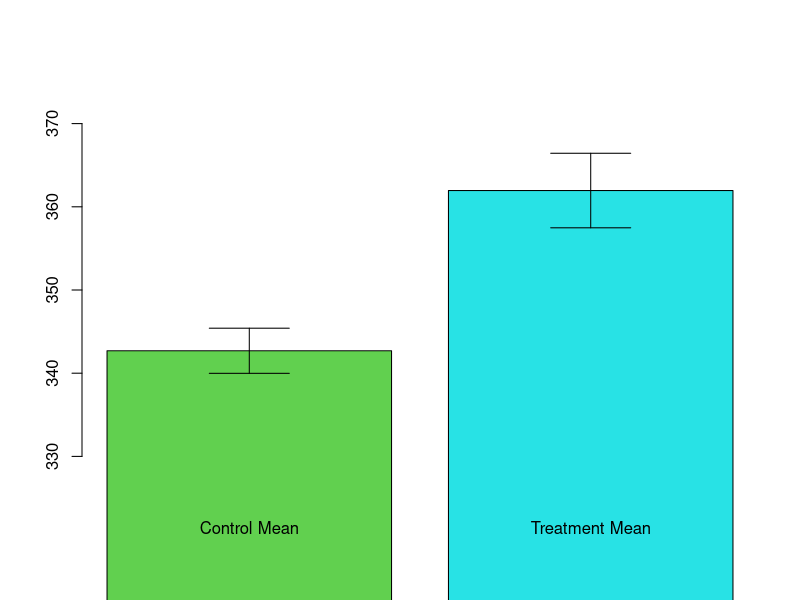

Source code (R): (Note: this script raises an error after producing the figure.)
## ---- chunk 1
library(data.table)
library(dplyr)
# Initialize dataframe
set.seed(1)
n <- 1000
eGulf <- as.data.frame(matrix(0, ncol=5,nrow=n))
colnames(eGulf) <- c("Seller_Offered_Treatment","Seller_Opted_Into_Treatment","Seller_Feedback_Count","Seller_Feedback_Score","Auction_Final_Sales_Price")
# Simulate baseline data
  # Make seller feedback count
    eGulf$Seller_Feedback_Count<-as.integer(abs(round(rnorm(n,200,100))))
  # Make feedback score loosely correlated with feedback count 
    eGulf$Seller_Feedback_Score<-round(.9+.1*eGulf$Seller_Feedback_Count/max(eGulf$Seller_Feedback_Count)-rbeta(100,1,10),2)
  # Make seller offered treatment loosely correlated with with feedback count 
    eGulf$Seller_Offered_Treatment<-rbinom(n,1,.5+eGulf$Seller_Feedback_Count/max(eGulf$Seller_Feedback_Count)/5)
  # Make seller opted_into_treatment correlated with seller_feedback_score
    eGulf$Seller_Opted_Into_Treatment<-ifelse(eGulf$Seller_Offered_Treatment==0,0,rbinom(n,1,eGulf$Seller_Feedback_Score^5)) #
  # Make final sales price also correlated with seller_feedback_score
    eGulf$Final_Sales_Price<-round(rlnorm(n, meanlog=log(400), sdlog = log(1.2))*eGulf$Seller_Feedback_Score)

    
#Prepare data for graphing
  TreatmentSalesPrices<-eGulf$Final_Sales_Price[eGulf$Seller_Opted_Into_Treatment==1]
  ControlSalesPrices<-eGulf$Final_Sales_Price[eGulf$Seller_Opted_Into_Treatment==0]
  TreatmentMean<-mean(TreatmentSalesPrices)
  ControlMean<-mean(ControlSalesPrices)
  TreatmentStandardError<-sd(TreatmentSalesPrices)/sqrt(length(TreatmentSalesPrices))
  ControlStandardError<-sd(ControlSalesPrices)/sqrt(length(ControlSalesPrices))
  Means<-c(ControlMean,TreatmentMean)
  names(Means)<-c("Control Mean","Treatment Mean")
  CIs<-c(ControlStandardError,TreatmentStandardError)

#Graph results
  #(cheat to pretend this is a different sample; just use the standard errors rather than true confidence intervals. This makes the differences clearly visible.)
  arrows(x0=barplot(Means,ylim=c(325, 375),col=c(3,5)), y0=Means-(1*CIs), y1=Means+(1*CIs), code=3, angle=90,length=.4)
## ---- chunk 2
library(data.table)
library(dplyr)

# Initialize dataframe
set.seed(1)
n <- 1000
eGulf <- as.data.frame(matrix(0, ncol=5,nrow=n))
colnames(eGulf) <- c("Seller_Offered_Treatment","Seller_Opted_Into_Treatment","Seller_Feedback_Count","Seller_Feedback_Score","Auction_Final_Sales_Price")

# Simulate baseline data
  # Make seller feedback count
    eGulf$Seller_Feedback_Count<-as.integer(abs(round(rnorm(n,200,100))))
  # Make feedback score loosely correlated with feedback count 
    eGulf$Seller_Feedback_Score<-round(.9+.1*eGulf$Seller_Feedback_Count/max(eGulf$Seller_Feedback_Count)-rbeta(100,1,10),2)
  # Make seller offered treatment loosely correlated with with feedback count 
    eGulf$Seller_Offered_Treatment<-rbinom(n,1,.5+eGulf$Seller_Feedback_Count/max(eGulf$Seller_Feedback_Count)/5)
  # Make seller opted_into_treatment correlated with seller_feedback_score
    eGulf$Seller_Opted_Into_Treatment<-ifelse(eGulf$Seller_Offered_Treatment==0,0,rbinom(n,1,eGulf$Seller_Feedback_Score^5)) #
  # Make final sales price also correlated with seller_feedback_score
    eGulf$Final_Sales_Price<-round(rlnorm(n, meanlog=log(400), sdlog = log(1.2))*eGulf$Seller_Feedback_Score)
## ---- chunk 3
# Note: To check for noncompliance in an experiment, we will only want to examine individuals that were offered treatment. It might make the following questions easier if you first subset the eGulf data.frame to sellers who were offered treatment as we did in eGulf2. Additionally, before running a significance test to see whether compliers and noncompliers were different, we recommend running the code below to summarize the data. 

    eGulf2<-eGulf[eGulf$Seller_Offered_Treatment==1,]
    summary(eGulf2$Seller_Feedback_Score[eGulf2$Seller_Opted_Into_Treatment==0])
    summary(eGulf2$Seller_Feedback_Score[eGulf$Seller_Opted_Into_Treatment==1])

# 1) It appears that those who opted into the treatment have slightly higher feedback scores than those who did not, but is the difference statistically significant? Test whether sellers who were offered treatment *and* opted into the treatment had different prior average feedback scores than sellers who were offered treatment but did *not* opt into treatment.
    
    t.test()

# 2) The confidence interval indicates a range of values for the average treatment effect that we would expect to find if we gathered a new sample. If the lower and upper bound of the 95% confidence interval are both negative, we can conclude that there is a negative and statistically significant difference between the two groups. Based on the results from your t-test above, does it appear that those who opted into treatment had seller feedback scores that were significantly higher than those who did not opt into treatment? Answer with "Yes" or "No".
    
    Solution2<- ""

# 3) For a fuller understanding of the potential bias produced by noncompliance, estimate the correlation between seller feedback scores and final sales prices within the *entire sample*.
    
    cor()
    
## ---- chunk 4
eGulf2<-eGulf[eGulf$Seller_Offered_Treatment==1,]

#1
t.test(eGulf2$Seller_Feedback_Score[eGulf2$Seller_Opted_Into_Treatment==0],eGulf2$Seller_Feedback_Score[eGulf2$Seller_Opted_Into_Treatment==1])

#2
temp<-t.test(eGulf2$Seller_Feedback_Score[eGulf2$Seller_Opted_Into_Treatment==0],eGulf2$Seller_Feedback_Score[eGulf2$Seller_Opted_Into_Treatment==1])
Significant<-sign(temp$conf.int[1])==sign(temp$conf.int[2])
Solution2<-ifelse(Significant==T,"Yes","No")

#3
cor(eGulf$Seller_Feedback_Score,eGulf$Final_Sales_Price)
## ---- chunk 5
test_error()
test_function("t.test", incorrect_msg = "Did you use the `t.test` function?")
test_function("cor", incorrect_msg = "Did you use the `cor` function?")
ex() %>% check_object("Solution2") %>% check_equal()

success_msg("Good work! It looks like sellers who posted more photos tended to have higher prior average feedback scores than those who did not post more photos. Additionally, prior average feedback scores were positively correlated with final WePhone sales prices. Since compliers and non-compliers have different feedback scores, and feedback scores are associated with final sales prices, we have more reason to worry that the experiment's results were spurious. While the experiment had intended to estimate whether posting more photos caused sellers to attain higher sales prices, the experiment might have just shown that sellers who care about customer feedback tend to sell their goods at high prices, and would be willing to post more photos on their ebay auctions if they were given the chance.")
## ---- chunk 6
library(data.table)
library(dplyr)

  set.seed(1)
  n             <- 9e3
  frac_treated  <- .5
  frac_female   <- .5656
  frac_white    <- .688

# Initialize dataframe
  CreditCo <- as.data.frame(matrix(0, ncol=11,nrow=n))
  colnames(CreditCo) <- c("id","offered","opt_in","FICO","age","female","race_white","default_pre","default_post","balance_pre","balance_post")

# Simulate baseline data
  CreditCo$id         <- seq(1,n,1)
  CreditCo$offered    <- as.integer(runif(n)<frac_treated)
  CreditCo$opt_in     <- rep.int(0,n)
  CreditCo$FICO       <- rnorm(n, mean=736, sd=300)
  CreditCo$age        <- sample(18:55, n, replace=T)
  CreditCo$female     <- as.integer(runif(n)<frac_female)
  CreditCo$race_white <- as.integer(runif(n)<frac_white)

# make FICO score intelligible
  CreditCo$FICO[CreditCo$FICO>850] <- 850
  CreditCo$FICO[CreditCo$FICO<300] <- 300
  CreditCo$FICO                    <- round(CreditCo$FICO)

# simulate pre-experiment default rate
  draw <- runif(n)
  xb   <- -1.82-0.2*CreditCo$FICO/100+.046*(CreditCo$FICO^2)/10000-5.1*CreditCo$female-7*CreditCo$race_white
  p    <- exp(xb)/(1+exp(xb))
  CreditCo$default_pre <- as.integer(draw<p)

# simulate pre-experiment balance level
  draw <- rnorm(n, mean=0, sd=0.5)
  CreditCo$balance_pre <- 8.5-0.2*CreditCo$FICO/100+.046*(CreditCo$FICO^2)/10000-0.15*CreditCo$female-0.85*CreditCo$race_white + draw
  CreditCo$balance_pre <- exp(CreditCo$balance_pre)

# Simulate noncompliance and opt-in behavior
  draw <- runif(sum(CreditCo$offered))
  xb   <- 6.75-1.2*CreditCo$FICO/100+.07*(CreditCo$FICO^2)/10000-2.1*CreditCo$female-2*CreditCo$race_white
  p    <- exp(xb)/(1+exp(xb))
  CreditCo$opt_in[CreditCo$offered==1] <- as.integer(draw<p[CreditCo$offered==1])

# Simulate post outcomes
  draw <- runif(n)
  xb   <- -1.82-0.2*CreditCo$FICO/100+.046*(CreditCo$FICO^2)/10000-5.1*CreditCo$female-7*CreditCo$race_white+4*CreditCo$offered*CreditCo$opt_in
  p    <- exp(xb)/(1+exp(xb))
  CreditCo$default_post <- as.integer(draw<p)

# balance
  draw <- rnorm(n, mean=0, sd=0.5)
  CreditCo$balance_post <- 8.5-0.2*CreditCo$FICO/100+.046*(CreditCo$FICO^2)/10000-0.15*CreditCo$female-0.85*CreditCo$race_white + 1*CreditCo$offered*CreditCo$opt_in + draw
  CreditCo$balance_post <- exp(CreditCo$balance_post)

# Remove elements and variables from environment
  rm(draw,frac_female,frac_treated,frac_white,n,p,xb)
  CreditCo <- CreditCo[,c("id","offered","opt_in","FICO","female","race_white","default_pre","default_post","balance_pre","balance_post")]
## ---- chunk 7
# The dataset `CreditCo` is available in your workspace. You may want to explore it with the structure "str" command before solving the following questions.

# 1) Using the mean command, compute the percentage of people who were offered a higher credit limit. 

    mean()

# 2) Of the people who were offered, what percentage opted in? 

    Solution2<- mean()

# 3) Compute a naive average treatment effect of late payment (variable `default_post`), where treatment state is defined by having been offered **and** opted in to the program. 
    
    Solution3<- mean()
## ---- chunk 8
#1
  mean(CreditCo$offered)
#2
  Solution2<-mean(CreditCo$opt_in[CreditCo$offered==1])
#3
  Solution3<-mean(CreditCo$default_post[CreditCo$opt_in==1])-mean(CreditCo$default_post[CreditCo$offered==0])
## ---- chunk 9
test_error()
ex() %>% check_object("Solution2") %>% check_equal()
ex() %>% check_object("Solution3") %>% check_equal()

success_msg("Nice job! As you can see, about half of the sample received an offer, but only about 41% of people actually accepted it. For the people who complied, the 'naive' treatment effect is a +26% default rate--the default rate went up for people who accepted the offer! However, while this 'naive' ATE is quick to calculate, it's probably not accurate, as there are likely confounders that we can deal with when we have more time.")
